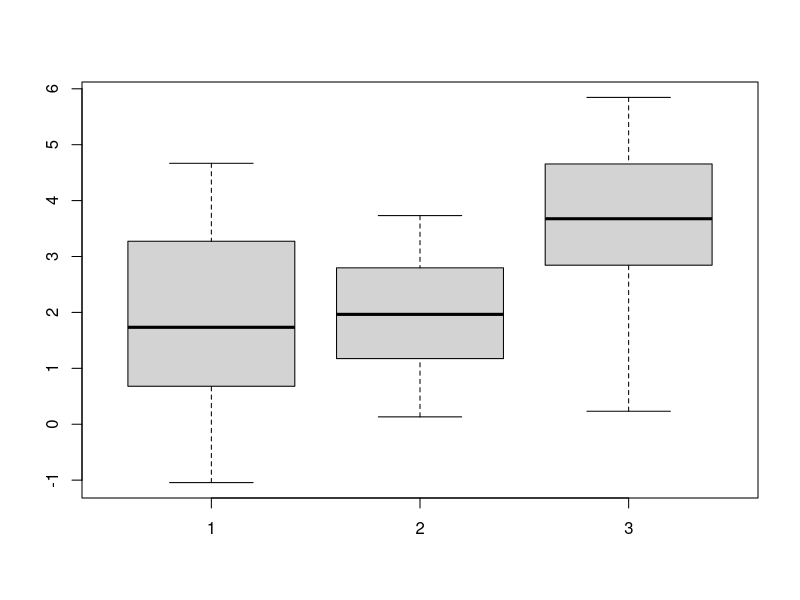

Here is the R script that generated this plot:
## ---- chunk 1
# We are going to need to load a package called dplyr for this. If you do not have 
# the dplyr package, then please run install.packages("dplyr") in the console first.
library(dplyr)
## ---- chunk 2
# Use a sample size of 20 for all of the samples. Set the mean of the first two samples as 2 and set the 
# mean of the last sample as 4. Use a standard deviation of 1.5 for all samples. We are going to call
# the three samples x1, x2, and x3. 
x1 = rnorm(20, mean = 2, sd = 1.5)
x2 = rnorm(20, mean = 2, sd = 1.5)
x3 = rnorm(20, mean = 4, sd = 1.5)
# Let's look at the mean and spread of each of our samples using the boxplot() function. 
boxplot(x1,x2,x3)
## ---- chunk 3
# Let's bind the example data together using cbind() and then put it into a dataframe with data.frame(). 
# Let's call our new dataframe data. 
data = data.frame(cbind(x1,x2,x3))

# Take a look at the dataframe we just made. Right now we have each group organized into a different 
# column. This format is easy for a person to understand but hard for a computer to understand. It is not
# tidy. We need to organize it so that all of the sample values are in one column and the group each 
# value belongs to is in a 2nd column. We can do this very easily with the stack() function which 
# automatically organizes our data this way. 
data = stack(data)
  
# look at our reorganized dataframe and think about how it has changed. 
View(data)  
  
# The last thing we are going to do is use dplyr's rename() function to change the column name "ind" to 
# "group".
data = rename(data, group = ind)

# Now our data is all set for ANOVA!
## ---- chunk 4
# In order to run an ANOVA test, we are going to need to use R's linear regression function lm()
# Why are we using linear regression for ANOVA? Because ANOVA is actually a special application of linear
# regression! We may explore this more in future workshops, but for now do not worry about it. 

# Run help(lm). Focus on the first two arguments. 
help(lm)

# Wait, what is a formula class object? 
# Formula class objects are specified using a tilde (~) and are used to specify a relationship between 
# two vectors.
# Essentially, when you type A~B you are saying that you want to test if variable A is dependent on B.
# The first term is the response variable in your data and the second is the explanatory variable. 
# The specifics of what a formula object actually is in R are complicated and beyond this workshop. 
# If you want more details, look up ?formula after the workshop.  

# Ok, now we can actually use lm() by specifying the formula and data arguments. Run lm and save the 
# output in a variable named Av_object
# Hint: what are our response and explanatory variables? Specify the variables using the column names.
Av_object = lm(values~group,data = data) 

# Now we are ready to actually run the ANOVA test using the anova() function. 
anova(Av_object)

